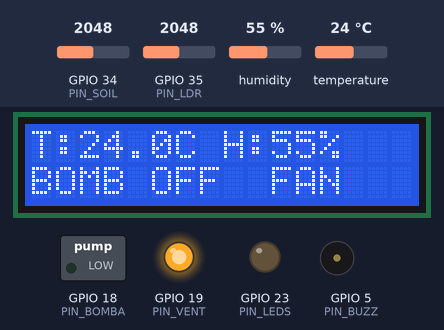
Recording of a sketch running on a simulated ESP32. Parts: 16×2 character LCD, switched loads named in the sketch (green lamp = pin HIGH), output pins drawn as LEDs (lit = HIGH), buzzer (waves = sounding, pin HIGH). The test bench sets the inputs (shaded band); at power-on: temperature 24 °C, GPIO 35 (PIN_LDR) = 2048, GPIO 34 (PIN_SOIL) = 2048, humidity 55 %. What the sketch prints to the serial monitor is not drawn.

Above: at 1.6 s.
1.7 s: temperature set to 18 °C
At 4.9 s:
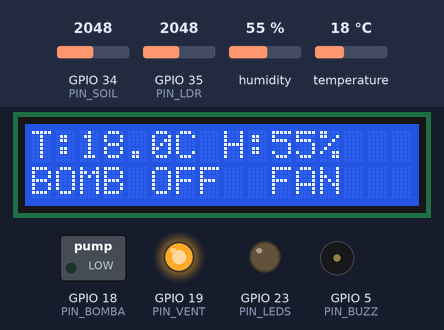
5.5 s: temperature set to 15 °C
At 8.2 s:
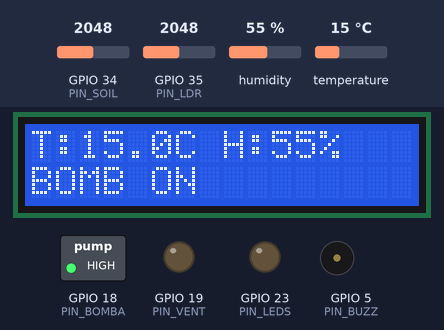
8.5 s: temperature set to 41 °C
At 10.7 s:
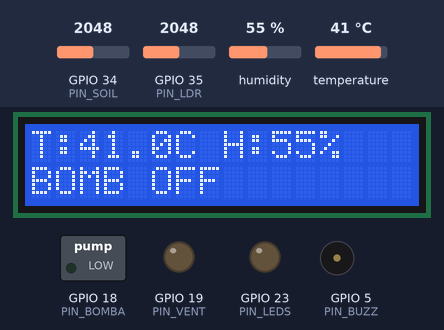
11.5 s: GPIO 35 (PIN_LDR) set to 1798
13.2 s: GPIO 35 (PIN_LDR) set to 1697
At 15.2 s:
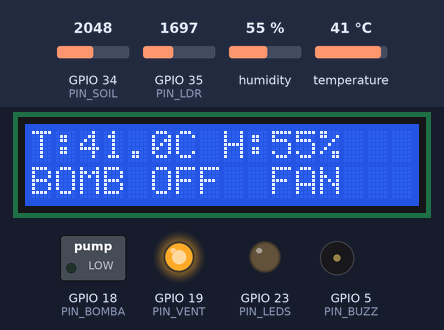
15.5 s: GPIO 34 (PIN_SOIL) set to 899
17.2 s: GPIO 34 (PIN_SOIL) set to 809
At 18.3 s:
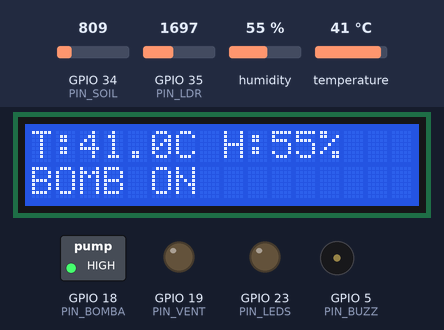
Timing chart, 0 to 20.2 s (numbered marks = the images above; inputs shaded):
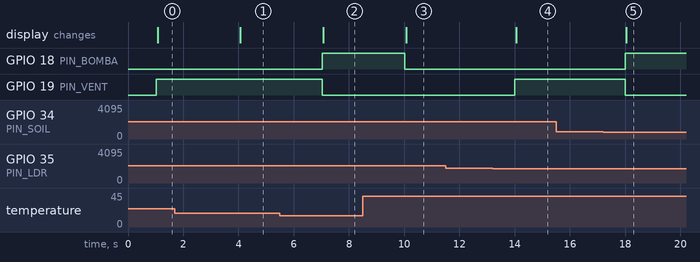

The sketch:

Codigo.ino
```cpp
#include <math.h>
#include <Wire.h>
#include <LiquidCrystal_I2C.h>
#include "DHT.h"

// ==================== PINES DE SENSORES ====================

// DHT11 (temperatura y humedad ambiental)
#define DHTPIN   4
#define DHTTYPE  DHT11
DHT dht(DHTPIN, DHTTYPE);

// Sensores analógicos (ESP32 ADC)
const int PIN_SOIL = 34;   // Humedad de suelo
const int PIN_LDR  = 35;   // LDR

// ==================== PINES DE ACTUADORES ====================
// Estos pines van a las entradas de los relevadores o transistores

const int PIN_VENT  = 19;  // Relé ventilador 12V
const int PIN_BOMBA = 18;  // Relé bomba 12V
const int PIN_LEDS  = 23;  // Tira LED
const int PIN_BUZZ  = 5;   // Buzzer

// Cambia a LOW si tus relevadores son activos en LOW
const int ACTIVO = HIGH;
const int INACTIVO = LOW;

// ==================== LCD I2C ====================
// Dirección típica: 0x27 (si no, prueba 0x3F)

LiquidCrystal_I2C lcd(0x27, 16, 2);

// ==================== MUESTREO ====================

unsigned long lastTime = 0;
const unsigned long sampleTime = 1000;  // ms

// ==================== RED NEURONAL ====================

double a0[4];   // entradas normalizadas
double a1[16];  // capa oculta
double a2[4];   // salidas (logits / luego softmax)

// W1 (16 x 4)
double W1[16][4] = {
  {0.029, -0.695, 0.517, -0.689},
  {-0.813, -0.376, 0.395, 0.708},
  {0.881, 0.429, -0.682, -0.134},
  {-0.853, -0.497, 0.109, 0.238},
  {-0.913, 0.080, 0.177, 0.574},
  {0.193, 0.895, -1.059, -0.839},
  {-0.595, -0.085, -0.295, 0.658},
  {0.909, 0.713, 0.189, -0.144},
  {0.191, 0.764, -0.345, -0.921},
  {0.236, -0.434, -0.292, -0.010},
  {-0.006, 0.114, 0.527, 0.738},
  {0.719, 0.726, 0.144, 0.481},
  {-0.487, -0.067, -0.214, 0.682},
  {-0.883, -0.535, -0.072, 0.563},
  {-1.050, -0.342, 0.193, 0.170},
  {-0.942, -0.734, 0.495, 0.544}
};

// W2 (4 x 16)
double W2[4][16] = {
  {-0.672, -0.819, 0.607, -0.287, -0.463, 0.450, -0.538, 0.945, 0.740, -0.574, -0.431, 0.622, 0.145, -0.430, -0.770, -0.813},
  {0.480, -0.779, 0.275, -0.217, -0.529, 0.956, -0.396, 0.621, 1.003, -0.140, -0.278, -0.352, -0.609, -0.950, -0.416, -0.615},
  {-0.717, -0.856, 0.673, -0.274, -0.443, 0.610, 0.026, -0.047, 0.987, 0.396, -0.521, -0.023, -0.257, -0.238, -0.511, -0.970},
  {0.386, -0.380, -0.486, -0.635, -0.845, -0.190, -0.583, -0.020, -0.172, -0.120, -0.616, -0.570, -0.222, -0.611, -0.321, -1.060}
};

// Biases
double b1[16] = {
  0.478, 0.569, 0.642, 0.288,
  0.361, 0.585, 0.459, 0.227,
  0.587, 0.102, 0.345, 0.062,
  -0.038, 0.408, 0.416, 0.606
};

double b2[4] = { -0.215, 0.008, 0.116, -0.235 };

// Normalización (mismos valores del entrenamiento)
double mean_x[4] = {0.545, 0.506, 0.456, 0.477};
double std_x[4]  = {0.272, 0.286, 0.250, 0.293};

// ==================== PROTOTIPOS ====================

double relu(double n);
void   softmax(double *inputs, int length);
double dataNormalized(double inputData, double mean, double desv);

// ==================== SETUP ====================

void setup() {
  Serial.begin(9600);
  dht.begin();

  pinMode(PIN_SOIL, INPUT);
  pinMode(PIN_LDR,  INPUT);

  pinMode(PIN_VENT,  OUTPUT);
  pinMode(PIN_BOMBA, OUTPUT);
  pinMode(PIN_LEDS,  OUTPUT);
  pinMode(PIN_BUZZ,  OUTPUT);

  digitalWrite(PIN_VENT,  INACTIVO);
  digitalWrite(PIN_BOMBA, INACTIVO);
  digitalWrite(PIN_LEDS,  INACTIVO);
  digitalWrite(PIN_BUZZ,  INACTIVO);

  lcd.init();
  lcd.backlight();
  lcd.clear();
  lcd.setCursor(0, 0);
  lcd.print("Invernadero NN");
  lcd.setCursor(0, 1);
  lcd.print("Inicializando...");
}

// ==================== LOOP ====================

void loop() {
  if (millis() - lastTime >= sampleTime) {
    lastTime = millis();

    // ---------- 1) Lectura de sensores ----------
    float temp = dht.readTemperature();  // °C
    float humA = dht.readHumidity();     // % humedad ambiente
    int   soilR = analogRead(PIN_SOIL);  // 0–4095
    int   ldrR  = analogRead(PIN_LDR);   // 0–4095

    if (isnan(temp) || isnan(humA)) {
      temp = 25.0;
      humA = 50.0;
    }

    // ---------- 2) Escalado a 0–1 y normalización ----------
    double x_temp = temp  / 50.0;    // rango 0–50 °C
    double x_humA = humA  / 100.0;   // 0–100 %
    double x_soil = soilR / 4095.0;
    double x_ldr  = ldrR  / 4095.0;

    a0[0] = dataNormalized(x_temp, mean_x[0], std_x[0]);
    a0[1] = dataNormalized(x_humA, mean_x[1], std_x[1]);
    a0[2] = dataNormalized(x_soil, mean_x[2], std_x[2]);
    a0[3] = dataNormalized(x_ldr,  mean_x[3], std_x[3]);

    // ---------- 3) Forward propagation ----------

    // Capa oculta (ReLU)
    for (int i = 0; i < 16; i++) {
      double sum = 0.0;
      for (int j = 0; j < 4; j++) {
        sum += W1[i][j] * a0[j];
      }
      a1[i] = relu(sum + b1[i]);
    }

    // Capa de salida (logits)
    for (int i = 0; i < 4; i++) {
      double sum = 0.0;
      for (int j = 0; j < 16; j++) {
        sum += W2[i][j] * a1[j];
      }
      a2[i] = sum + b2[i];
    }

    // Softmax → probabilidades
    softmax(a2, 4);

    // ---------- 4) Clase ganadora ----------
    int clase = 0;
    double maxVal = a2[0];
    for (int i = 1; i < 4; i++) {
      if (a2[i] > maxVal) {
        maxVal = a2[i];
        clase = i;
      }
    }

    // ---------- 5) Mapear clase → actuadores ----------
    bool ventOn  = false;
    bool bombaOn = false;
    bool ledsOn  = false;
    bool buzzOn  = false;

    // Ajusta esto a cómo entrenaste tu red
    // 0: nada
    // 1: ventilador
    // 2: bomba
    // 3: luces + buzzer
    if (clase == 1) {
      ventOn = true;
    } else if (clase == 2) {
      bombaOn = true;
    } else if (clase == 3) {
      ledsOn = true;
      buzzOn = true;
    }

    digitalWrite(PIN_VENT,  ventOn  ? ACTIVO : INACTIVO);
    digitalWrite(PIN_BOMBA, bombaOn ? ACTIVO : INACTIVO);
    digitalWrite(PIN_LEDS,  ledsOn  ? ACTIVO : INACTIVO);
    digitalWrite(PIN_BUZZ,  buzzOn  ? ACTIVO : INACTIVO);

    // ---------- 6) Debug por Serial ----------
    Serial.print("Temp: ");  Serial.print(temp);
    Serial.print("  HumA: "); Serial.print(humA);
    Serial.print("  SoilADC: "); Serial.print(soilR);
    Serial.print("  LDRADC: ");  Serial.print(ldrR);
    Serial.print("  | Clase: ");
    Serial.print(clase);
    Serial.print("  Prob: ");
    Serial.println(maxVal, 4);

    // ---------- 7) Mostrar en LCD ----------
    lcd.clear();

    // Línea 1: temperatura y humedad
    lcd.setCursor(0, 0);
    lcd.print("T:");
    lcd.print(temp, 1);
    lcd.print("C H:");
    lcd.print(humA, 0);
    lcd.print("%");

    // Línea 2: estados (BOMB ON, FAN ON)
    lcd.setCursor(0, 1);
    if (bombaOn) {
      lcd.print("BOMB ON ");
    } else {
      lcd.print("BOMB OFF");
    }

    lcd.setCursor(10, 1);
    if (ventOn) {
      lcd.print("FAN");
    } else {
      lcd.print("   ");
    }
  }
}

// ==================== FUNCIONES AUXILIARES ====================

double relu(double n) {
  return (n >= 0.0) ? n : 0.0;
}

void softmax(double *inputs, int length) {
  double maxVal = inputs[0];
  for (int i = 1; i < length; i++) {
    if (inputs[i] > maxVal) maxVal = inputs[i];
  }

  double sum = 0.0;
  for (int i = 0; i < length; i++) {
    inputs[i] = exp(inputs[i] - maxVal);
    sum += inputs[i];
  }
  for (int i = 0; i < length; i++) {
    inputs[i] /= sum;
  }
}

double dataNormalized(double inputData, double mean, double desv) {
  return (inputData - mean) / desv;
}
```

Measured:
- the behaviour switches between 17 and 16 °C on temperature (found by bisection; images 1 and 2)
- the behaviour switches between 1769 and 1768 on GPIO 35 (PIN_LDR) (found by bisection; images 3 and 4)
- the behaviour switches between 855 and 854 on GPIO 34 (PIN_SOIL) (found by bisection; images 4 and 5)
- after the input at 1.7 s, the display: changes after 2.4 s (image 1)
- after the input at 5.5 s, GPIO 18 (PIN_BOMBA): LOW → HIGH after 1.5 s; GPIO 19 (PIN_VENT): HIGH → LOW after 1.5 s; the display: changes after 1.6 s (image 2)
- after the input at 8.5 s, GPIO 18 (PIN_BOMBA): HIGH → LOW after 1.5 s; the display: changes after 1.6 s (image 3)
- after the input at 11.5 s, every drawn part: stays the same
- after the input at 13.2 s, GPIO 19 (PIN_VENT): LOW → HIGH after 0.80 s; the display: changes after 0.85 s (image 4)
- after the input at 15.5 s, every drawn part: stays the same
- after the input at 17.2 s, GPIO 18 (PIN_BOMBA): LOW → HIGH after 0.80 s; GPIO 19 (PIN_VENT): HIGH → LOW after 0.80 s; the display: changes after 0.85 s (image 5)
